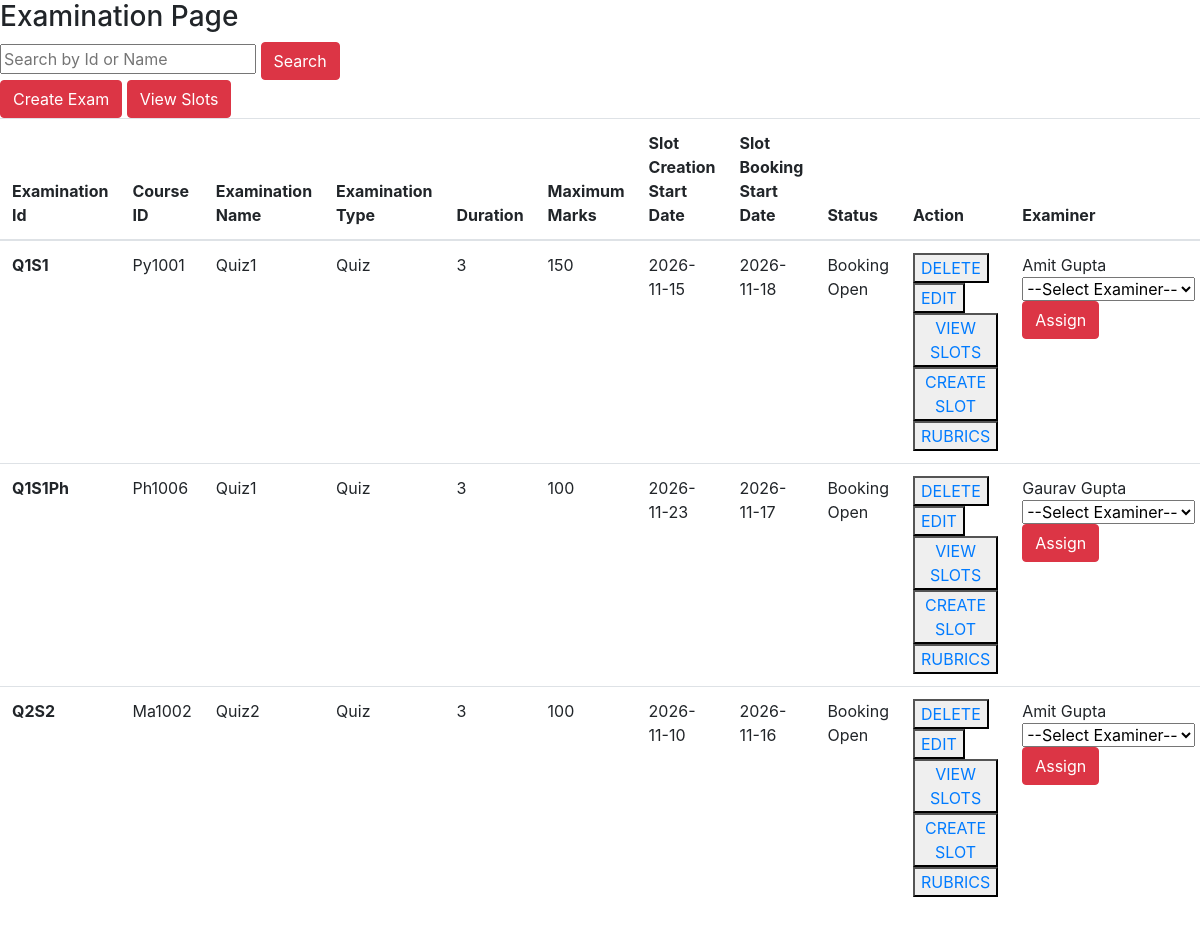
Before: /examination with the older database file.
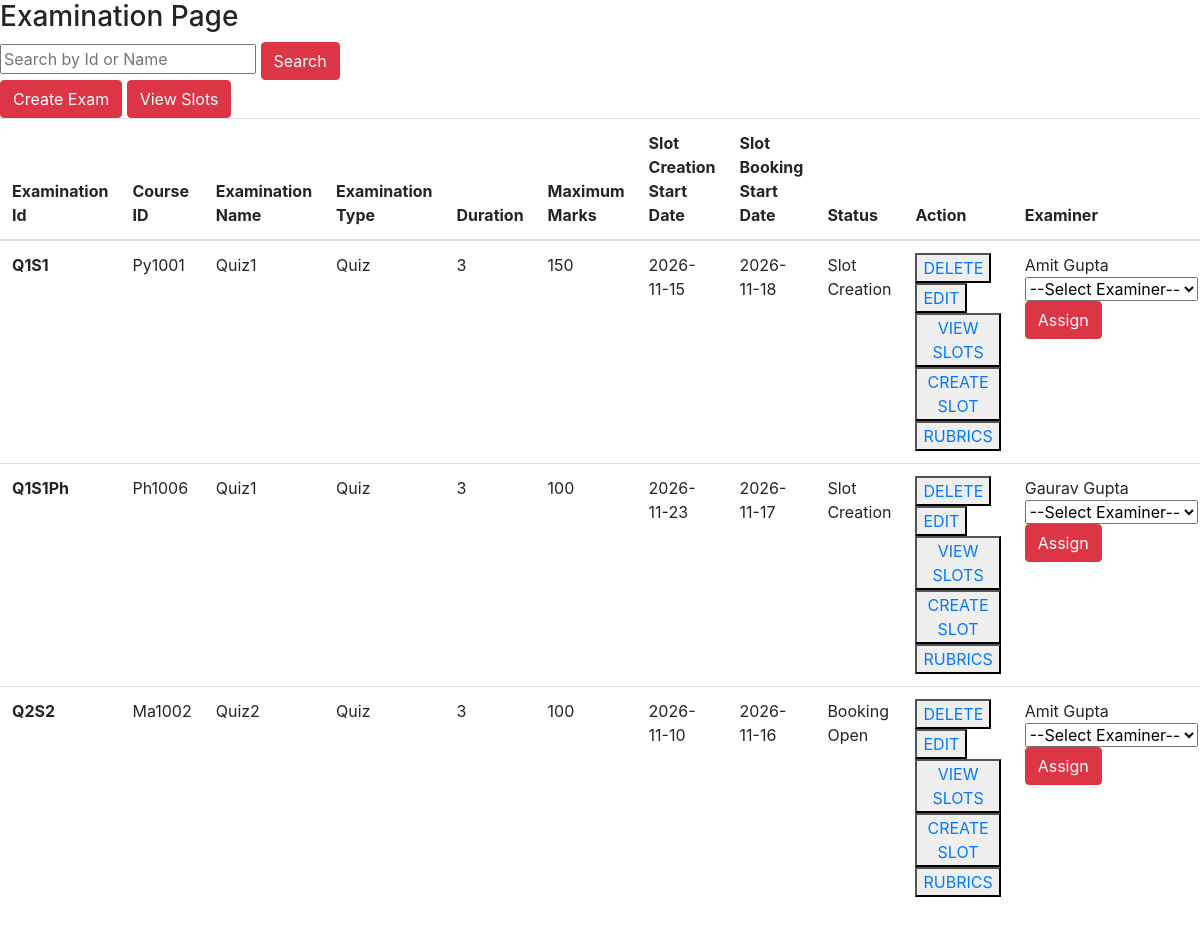
After: the same page with the newer database file.
### app.py (models this page shows)
class Examination(db.Model):
    id = db.Column(db.String, primary_key=True)
    name = db.Column(db.String)
    type = db.Column(db.String)
    maximum_marks = db.Column(db.Integer)
    duration = db.Column(db.String)
    slot_open_date = db.Column(db.Date)
    slot_close_date = db.Column(db.Date)
    booking_open_date = db.Column(db.Date)
    booking_close_date = db.Column(db.Date)
    status = db.Column(db.String)
    course_id =db.Column(db.String,db.ForeignKey('course.course_id'))
    examiner_id =db.Column(db.String,db.ForeignKey('examiner.id'))
    examination_slot = db.relationship('ExaminationSlot', backref = 'examination',lazy = True)
    examination_rubrics = db.relationship('ExaminationRubrics', backref = 'examination',lazy = True)

class Examiner(db.Model):
    id = db.Column(db.Integer, primary_key=True)
    name = db.Column(db.String(60))
    username = db.Column(db.String(20))
    password = db.Column(db.String(50))
    department= db.Column(db.String)
    email_id = db.Column(db.String(100))
    contact_no = db.Column(db.String(10))
    status = db.Column(db.String, default= 'Pending')
    examination_slot = db.relationship('ExaminationSlot', backref = 'examiner',lazy = True)
    examination = db.relationship('Examination', backref = 'examiner',foreign_keys='Examination.examiner_id',lazy = True)

### app.py (the view)
@app.route('/examination')
def examination():
    examination = Examination.query.all()
    available_examination = Examination.query.filter_by(status = 'slot creation').all()
    examiner = Examiner.query.all()
    return render_template('examination.html',examination=examination,examiner=examiner,available_examination=available_examination)

### templates/examination.html (shortened to what this page needs)
<!DOCTYPE html>
<html lang="en">
<head>
    <link rel="stylesheet" href="https://cdn.jsdelivr.net/npm/bootstrap@4.1.3/dist/css/bootstrap.min.css">
</head>
<body>
    <h3>Examination Page</h3>
     <form action="/search_exam" method="POST">
    <input type="text" name="search" placeholder="Search by Id or Name">
    <button type="submit" class="btn btn-danger">Search</button>
    </form>
    <a href="/create_examination"><button class="btn btn-danger">Create Exam</button></a>
    <a href = "/view_all_slots"><button class="btn btn-danger">View Slots </button></a>
    <table class="table">
  <thead>
    <tr>
      <th scope="col">Examination Id</th>
      <th scope="col">Course ID</th>
      <th scope="col">Examination Name</th>
      <th scope="col">Examination Type</th>
      <th scope="col">Duration</th>
      <th scope="col">Maximum Marks</th>
      <th scope="col">Slot Creation Start Date</th>
      <th scope="col">Slot Booking Start Date</th>
      <th scope="col">Status </th>
      <th scope="col">Action</th>
      <th scope="col"> Examiner</th>
    </tr>
  </thead>
  <tbody>
    {% for i in examination%}
    <tr>
      <th> {{i.id}}</th>
      <td>{{i.course_id}}</td>
      <td>{{i.name}}</td>
      <td>{{i.type}}</td>
      <td>{{i.duration}}</td>
      <td>{{i.maximum_marks}}</td>
      <td>{{i.slot_open_date}}</td>
      <td>{{i.booking_open_date}}</td>
      <td>{{i.status.title()}}</td>
      <td><button><a href = "/delete_examination/{{i.id}}">DELETE</a></button>
      <button><a href = "/edit_examination/{{i.id}}">EDIT</a></button>
      <button><a href = "/view_slots/{{i.id}}">VIEW SLOTS</a></button>
      <button><a href = "/create_slot/{{i.id}}">CREATE SLOT</a></button>
      <button><a href = "/assign_rubrics/{{i.id}}">RUBRICS</a></button></td>
      <td>{{i.examiner.name}}
      <form action ="/assign_examiner/{{i.id}}" method="POST">
      <select name = "examiner_id" class = "form-select">
      <option value = ""> --Select Examiner-- </option>
      </select>
    <button type = "submit" class="btn btn-danger">Assign</button></form>
     </td>
    </tr>
{% endfor %}
  </tbody>
</table>
</body>
</html>

Changed rows visible on the page:
changed Examination "Py1001": status "Booking Open" → "Slot Creation"
changed Examination "Q1S1Ph": status "Booking Open" → "Slot Creation"
